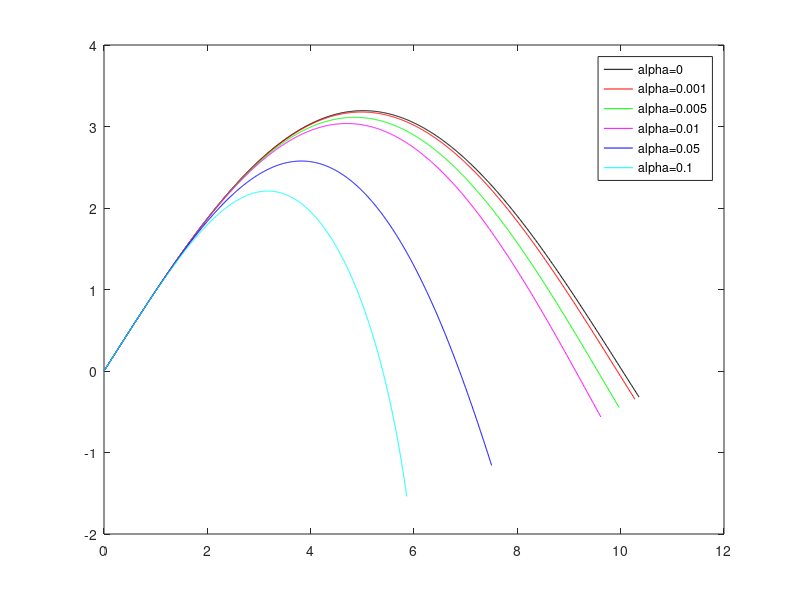

Write MATLAB code to recreate this figure.
# Drag pendulum calc
N   = 1000;
t0  = 0;
t1  = 1.0356;
x0  = 0;
dx0 = 10;
y0  = 0;
dy0 = 10;

function Der = f0(X, t)
  alpha  = 0.1;
 # alpha  = 0; # Zero drag
  g      = 9.8;
  Der    = zeros(4,1);
  
  Der(1) = X(2);
  Der(2) = - alpha * ( X(2)^2 + X(4)^2 );
  Der(3) = X(4);
  Der(4) = - alpha * ( X(2)^2 + X(4)^2 ) - g * X(3);
endfunction

function Der = f1(X, t)
  alpha  = 0.05;
 # alpha  = 0; # Zero drag
  g      = 9.8;
  Der    = zeros(4,1);
  
  Der(1) = X(2);
  Der(2) = - alpha * ( X(2)^2 + X(4)^2 );
  Der(3) = X(4);
  Der(4) = - alpha * ( X(2)^2 + X(4)^2 ) - g * X(3);
endfunction

function Der = f2(X, t)
  alpha  = 0.01;
 # alpha  = 0; # Zero drag
  g      = 9.8;
  Der    = zeros(4,1);
  
  Der(1) = X(2);
  Der(2) = - alpha * ( X(2)^2 + X(4)^2 );
  Der(3) = X(4);
  Der(4) = - alpha * ( X(2)^2 + X(4)^2 ) - g * X(3);
endfunction

function Der = f3(X, t)
  alpha  = 0.005;
 # alpha  = 0; # Zero drag
  g      = 9.8;
  Der    = zeros(4,1);
  
  Der(1) = X(2);
  Der(2) = - alpha * ( X(2)^2 + X(4)^2 );
  Der(3) = X(4);
  Der(4) = - alpha * ( X(2)^2 + X(4)^2 ) - g * X(3);
endfunction

function Der = f4(X, t)
  alpha  = 0.001;
 # alpha  = 0; # Zero drag
  g      = 9.8;
  Der    = zeros(4,1);
  
  Der(1) = X(2);
  Der(2) = - alpha * ( X(2)^2 + X(4)^2 );
  Der(3) = X(4);
  Der(4) = - alpha * ( X(2)^2 + X(4)^2 ) - g * X(3);
endfunction

function Der = f5(X, t)
  alpha  = 0;
 # alpha  = 0; # Zero drag
  g      = 9.8;
  Der    = zeros(4,1);
  
  Der(1) = X(2);
  Der(2) = - alpha * ( X(2)^2 + X(4)^2 );
  Der(3) = X(4);
  Der(4) = - alpha * ( X(2)^2 + X(4)^2 ) - g * X(3);
endfunction

t  = linspace(t0, t1, N+1)';
X0 = [x0; dx0; y0; dy0];
X  = lsode("f0", X0, t);
X1 = lsode("f1", X0, t);
X2 = lsode("f2", X0, t);
X3 = lsode("f3", X0, t);
X4 = lsode("f4", X0, t);
X5 = lsode("f5", X0, t);

# x y plot
figure(1)
plot(X5(:,1), X5(:,3), 'k', X4(:,1), X4(:,3), 'r', X3(:,1), X3(:,3), 'g', X2(:,1), X2(:,3), 'm', X1(:,1), X1(:,3), 'b', X(:,1), X(:,3), 'c')
legend('alpha=0', 'alpha=0.001', 'alpha=0.005', 'alpha=0.01', 'alpha=0.05', 'alpha=0.1')